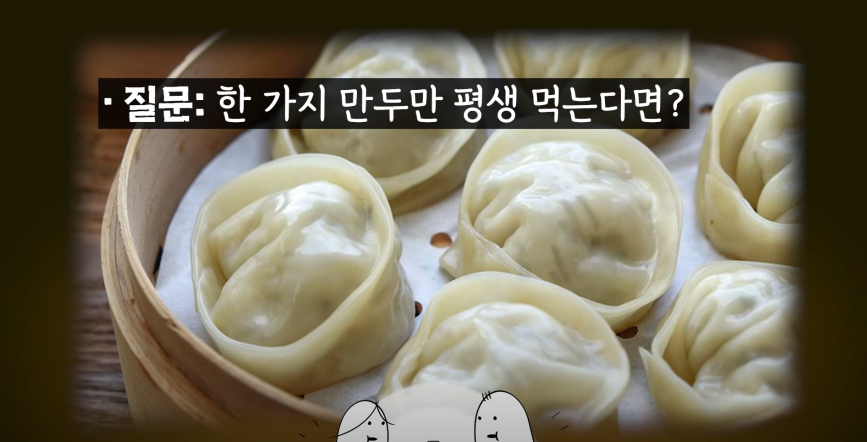
#> input picture Sample_Photos/1.png, 1734 x 884 px (shown at 1/2 size); its folder holds only this picture in this run
$ jupyter execute --allow-errors detection_rev1.ipynb   (shell and % lines are left out)   (older library calls are emulated)
#> lines starting #> are read from the running program, lines starting #| are printed output that depends on the picture; after the words box and inside, x2 and y2 are one past the last pixel; in counts of white or black regions, pixels touching at a corner belong together
#> further down, img_bgr is the input picture: shape (884, 1734, 3); mean B, G, R 88.9, 108.4, 115
[cell 1]
from google.colab import drive
drive.mount('/content/drive')

%cd /content/drive/MyDrive/25-1/ICV/project

[cell 2]
import cv2
from matplotlib import pyplot as plt
import matplotlib.patches as patches
import os

# sample_photos 폴더 내 모든 이미지 파일 경로 리스트로 가져오기
photo_folder = './Sample_Photos'
image_extensions = ('.jpg', '.jpeg', '.png', '.bmp', '.tif', '.tiff')
sorted_filenames = sorted(os.listdir(photo_folder))
photo_list = [
    os.path.join(photo_folder, fname)
    for fname in sorted_filenames
    if fname.lower().endswith(image_extensions)
]

print(f"총 {len(photo_list)}개의 이미지 파일을 찾았습니다.")

[cell 3]
import pytesseract
from pytesseract import Output
import numpy as np

# pytesseract.pytesseract.tesseract_cmd = r'C:\Program Files\Tesseract-OCR\tesseract.exe'
pytesseract.pytesseract.tesseract_cmd = '/usr/bin/tesseract'


def ocr_highlighted_images(highlighted_image_results):
    conf_thresholds = [0, 10, 50]
    psm_modes = {
        "psm6": '--oem 3 --psm 6 -l kor+eng',
        "psm8": '--oem 3 --psm 8 -l kor+eng',
        "psm10": '--oem 3 --psm 10 -l kor+eng'
    }
    all_detected_boxes = []  # 모든 box 정보 저장

    for result in highlighted_image_results:
        highlighted_image = result["highlighted_image"]
        tolerance = result["tolerance"]

        gray = cv2.cvtColor(highlighted_image, cv2.COLOR_RGB2GRAY)
        blurred = cv2.GaussianBlur(gray, (3, 3), 0.01)
        _, binary = cv2.threshold(blurred, 10, 255, cv2.THRESH_BINARY)
        dilated = cv2.dilate(binary, np.ones((2, 2), np.uint8), iterations=1)

        image_height, image_width = dilated.shape

        for conf_threshold in conf_thresholds:
            for label, config in psm_modes.items():
                results = pytesseract.image_to_data(dilated, output_type=Output.DICT, config=config)
                n_boxes = len(results['level'])
                for i in range(n_boxes):
                    text = results['text'][i].strip()
                    conf = int(results['conf'][i])
                    x = results['left'][i]
                    y = results['top'][i]
                    w = results['width'][i]
                    h = results['height'][i]

                    if (conf > conf_threshold and text != '' and
                        x > 0 and y > 0 and x + w < image_width and y + h < image_height):

                        # box 정보 저장
                        all_detected_boxes.append({
                            "tolerance": tolerance,
                            "psm": label,
                            "conf_threshold": conf_threshold,
                            "x": x,
                            "y": y,
                            "w": w,
                            "h": h,
                            "conf": conf,
                            "text": text
                        })
    return all_detected_boxes

# box 크기 조정 및 줄이기
def color_similar(pixel, target_color, tolerance=30):
    return np.all(np.abs(pixel.astype(int) - target_color.astype(int)) <= tolerance)

[cell 4]
# 필요 함수 임포트: ocr_highlighted_images, color_similar
# from your_module import ocr_highlighted_images, color_similar

def extract_target_color(image, crop, target_pixel):
    """
    한 장의 이미지에서 지정된 crop 영역을 잘라내고,
    해당 크롭된 영역 내 지정 픽셀의 RGB 색상(target_color)을 반환합니다.

    Args:
        image (np.ndarray): 원본 이미지 (RGB)
        crop (dict): {'top','bottom','left','right'} 크롭 좌표
        target_pixel (tuple): (y, x) 크롭된 이미지 내 기준 픽셀 좌표

    Returns:
        np.ndarray: target_color (shape=(3,), dtype=int)
    """
#> called with target_pixel = (100, 1048)
    top, bottom = crop['top'], crop['bottom']
    left, right = crop['left'], crop['right']
    cropped = image[top:bottom, left:right]
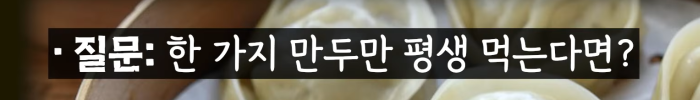
#> cropped: shape (200, 1400, 3) (shown at 1/2 size); mean R, G, B 107.3, 100.5, 86.7
    y, x = target_pixel
    target_color = cropped[y, x].astype(int)
#> target_color = [245, 246, 242]
    return target_color


def make_subtitle_mask_and_box(image, crop, target_color, tolerance):
    """
    한 장의 이미지에서 지정된 crop 영역 내에서
    target_color ± tolerance 범위로 mask를 만들고,
    OCR 후보 박스 및 이후 각종 필터링과 확장을 통해
    전체 이미지 좌표 기준의 mask_bbox와 bbox를 반환합니다.

    Args:
        image (np.ndarray): 원본 이미지 (RGB)
        crop (dict): {'top','bottom','left','right'} 크롭 좌표
        target_color (np.ndarray): 추출된 자막 색상
        tolerance (int): 색상 허용 오차

    Returns:
        dict: {
            'mask_bbox': np.ndarray,  # 전체 이미지 크기의 이진 마스크
            'bbox': tuple or None,    # 전체 이미지 좌표계 바운딩 박스
        }
    """
#> called with target_color = array of shape (3,), tolerance = 50
    # 1) 크롭된 이미지 영역
    top, bottom = crop['top'], crop['bottom']
    left, right = crop['left'], crop['right']
    cropped = image[top:bottom, left:right]

    # 2) 색상 기반 크롭 마스크 생성
    highlighted_images = []
    for tol in range(5, 51, 5):
        # mask/highlight 생성 코드 (tolerance=tol)
        lower = np.clip(target_color - tol, 0, 255)
        upper = np.clip(target_color + tol, 0, 255)
        mask_crop = cv2.inRange(cv2.cvtColor(cropped, cv2.COLOR_RGB2BGR),
                          lower[::-1], upper[::-1])
        highlighted = np.zeros_like(cropped)
        highlighted[mask_crop == 255] = [255,255,255]

        highlighted_images.append({
            'tolerance': tol,
            'highlighted_image': highlighted,
        })
#> this loop made 10 passes
#> (lower, upper) on passes 1 to 8: ([240, 241, 237], [250, 251, 247]), ([235, 236, 232], [255, 255, 252]), ([230, 231, 227], [255, 255, 255]), ([225, 226, 222], [255, 255, 255]), ([220, 221, 217], [255, 255, 255]), ([215, 216, 212], [255, 255, 255]), ([210, 211, 207], [255, 255, 255]), ([205, 206, 202], [255, 255, 255])
#> pass 1, in make_subtitle_mask_and_box, `mask_crop = cv2.inRange(cv2.cvtColor(cropped, cv2.COLOR_RGB2BGR), lowe..`:
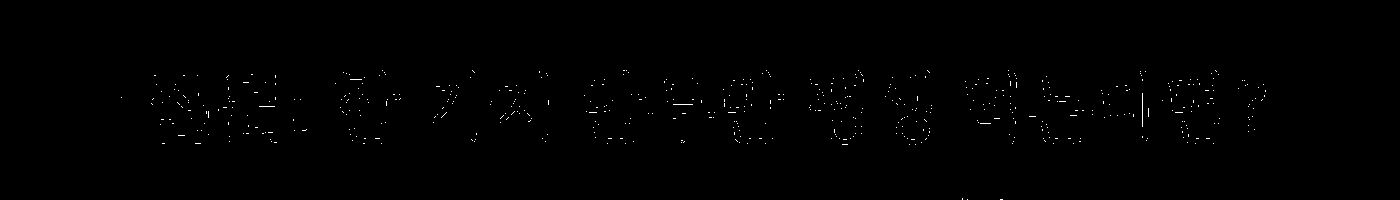
#> mask_crop: shape (200, 1400); 0.36% white in thin lines or dots, all inside (x1, y1, x2, y2) = (121, 70, 1266, 200)
#> pass 2, in make_subtitle_mask_and_box, `mask_crop = cv2.inRange(cv2.cvtColor(cropped, cv2.COLOR_RGB2BGR), lowe..`:
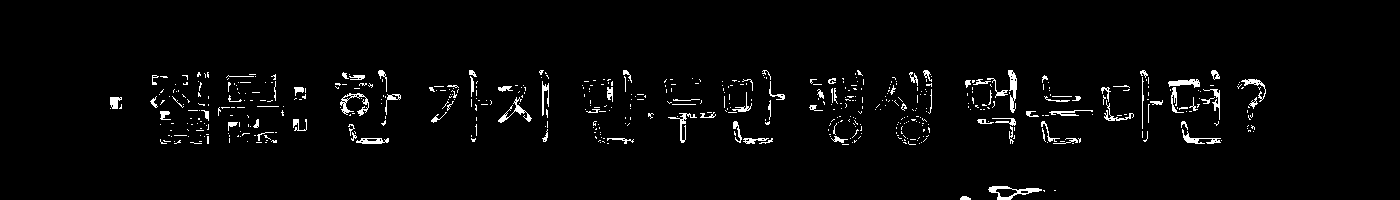
#> mask_crop: shape (200, 1400); 2.6% white in thin lines or dots, all inside (x1, y1, x2, y2) = (110, 70, 1266, 200)
#> pass 3, in make_subtitle_mask_and_box, `mask_crop = cv2.inRange(cv2.cvtColor(cropped, cv2.COLOR_RGB2BGR), lowe..`:
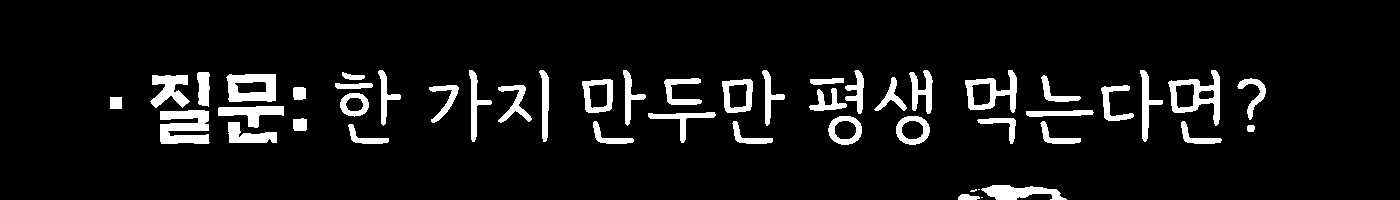
#> mask_crop: shape (200, 1400); 7.3% white; 49 white regions (3 under 20 px), largest, box (x1, y1, x2, y2) and area: (160, 110, 210, 144) 1293, (1168, 70, 1220, 126) 1050, (226, 74, 276, 102) 1019
#> after the loop:
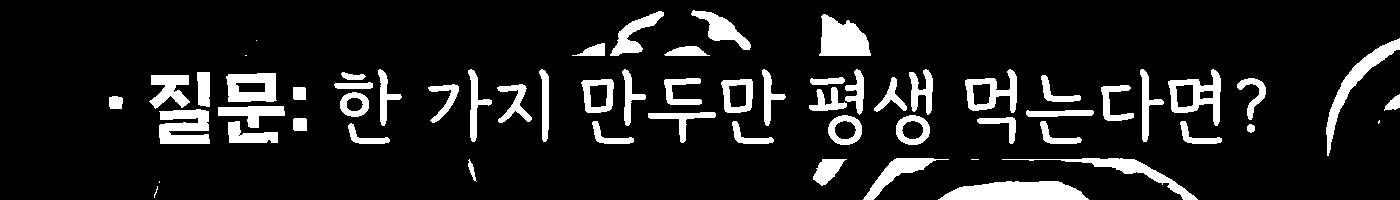
#> highlighted: shape (200, 1400, 3); 11.5% white; 62 white regions (6 under 20 px), largest, box (x1, y1, x2, y2) and area: (938, 181, 1089, 200) 2201, (819, 14, 871, 56) 1554, (1326, 38, 1400, 156) 1447
#> after the loop, highlighted_images = 10 items

    # 3) OCR 후보 박스 생성
    candidates = ocr_highlighted_images(highlighted_images)
#> the loop in ocr_highlighted_images, `for result in highlighted_image_results:` made 1 pass
#> (tolerance, image_height, image_width) on pass 1: (5, 200, 1400)
#> pass 1, in ocr_highlighted_images, `dilated = cv2.dilate(binary, np.ones((2, 2), np.uint8), iterations=1)`:
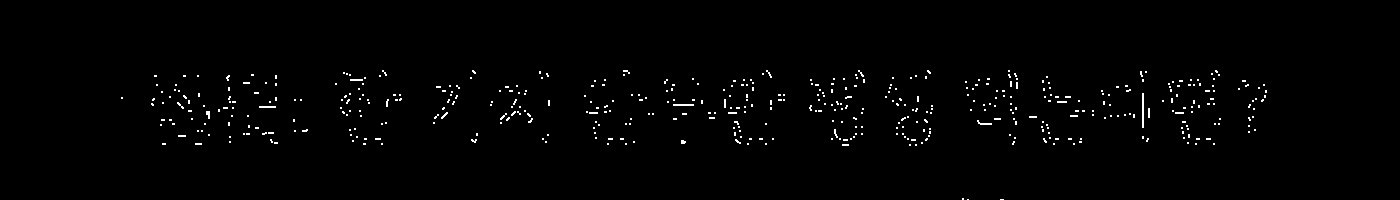
#> dilated: shape (200, 1400); 1.1% white in thin lines or dots, all inside (x1, y1, x2, y2) = (121, 70, 1267, 200)
#> after the loop in ocr_highlighted_images, `for result in highlighted_image_results:`: all_detected_boxes = []

    # 4) color_similar 기반 첫 트리밍
    trimmed = []
    for box in candidates:
        x0, y0, w, h = box['x'], box['y'], box['w'], box['h']
        x_min, y_min = x0, y0
        x_max, y_max = x0 + w, y0 + h
        # 위쪽 트리밍
        for yy in range(y_min, y_max):
            if np.any([color_similar(p, target_color, tolerance=30) for p in cropped[yy, x_min:x_max]]):
                y_min = yy; break
        # 아래쪽 트리밍
        for yy in range(y_max-1, y_min-1, -1):
            if np.any([color_similar(p, target_color, tolerance=30) for p in cropped[yy, x_min:x_max]]):
                y_max = yy + 1; break
        # 왼쪽 트리밍
        for xx in range(x_min, x_max):
            if np.any([color_similar(p, target_color, tolerance=30) for p in cropped[y_min:y_max, xx]]):
                x_min = xx; break
        # 오른쪽 트리밍
        for xx in range(x_max-1, x_min-1, -1):
            if np.any([color_similar(p, target_color, tolerance=30) for p in cropped[y_min:y_max, xx]]):
                x_max = xx + 1; break
        if x_max > x_min and y_max > y_min:
            trimmed.append({'x': x_min, 'y': y_min, 'w': x_max-x_min, 'h': y_max-y_min})

    # 5) 최빈 높이 필터링
    heights = [b['h'] for b in trimmed]
    if heights:
        hist_h, bins_h = np.histogram(heights, bins=20)
        i_h = hist_h.argmax(); h_lo, h_hi = bins_h[i_h], bins_h[i_h+1]
        mode_h = [b for b in trimmed if h_lo <= b['h'] <= h_hi]
    else:
        mode_h = []

    # 6) 최빈 너비 필터링
    x_edges = []
    for b in mode_h:
        x_edges += [b['x'], b['x'] + b['w']]

    if x_edges:
        # 히스토그램 계산
        hist_x, bins_x = np.histogram(x_edges, bins=40)
        # 박스 수
        sample_count = len(x_edges) // 2
        threshold = sample_count / 10

        filtered = []
        for bin_idx, count in enumerate(hist_x):
            if count > threshold:
                bin_left  = bins_x[bin_idx]
                bin_right = bins_x[bin_idx + 1]
                for b in mode_h:
                    x0, x1 = b['x'], b['x'] + b['w']
                    if (bin_left <= x0 < bin_right) or (bin_left <= x1 < bin_right):
                        filtered.append(b)
        # 중복 제거
        mode_xy = list({id(b): b for b in filtered}.values())
    else:
        mode_xy = []

    # 7) 통합 박스 및 gradient 확장
    if not mode_xy:
        return {'mask_bbox': None, 'bbox': None}
    xs = [x for b in mode_xy for x in (b['x'], b['x'] + b['w'])]
    ys = [y for b in mode_xy for y in (b['y'], b['y'] + b['h'])]

    margin = 5
    cx_min = max(0, min(xs) - margin)
    cy_min = max(0, min(ys) - margin)
    cx_max = min(cropped.shape[1], max(xs) + margin)
    cy_max = min(cropped.shape[0], max(ys) + margin)
    #
    gray = cv2.cvtColor(cropped, cv2.COLOR_RGB2GRAY)
    sob_x = cv2.Sobel(gray, cv2.CV_64F, 1, 0, 3)
    sob_y = cv2.Sobel(gray, cv2.CV_64F, 0, 1, 3)
    grad = np.sqrt(sob_x**2 + sob_y**2)
    max_expand = 40
    gradient_threshold = 60
    et = eb = el = er = 0

    for i in range(1, max_expand):
        y_line = cy_min - i
        if y_line < 0: break
        if grad[y_line, cx_min:cx_max].mean() >= gradient_threshold:
            et = i; break
    for i in range(1, max_expand):
        y_line = cy_max + i
        if y_line >= grad.shape[0]: break
        if grad[y_line, cx_min:cx_max].mean() >= gradient_threshold:
            eb = i; break
    for i in range(1, max_expand):
        x_line = cx_min - i
        if x_line < 0: break
        if grad[cy_min:cy_max, x_line].mean() >= gradient_threshold:
            el = i; break
    for i in range(1, max_expand):
        x_line = cx_max + i
        if x_line >= grad.shape[1]: break
        if grad[cy_min:cy_max, x_line].mean() >= gradient_threshold:
            er = i; break
    cx_min = max(0, cx_min - el)
    cy_min = max(0, cy_min - et)
    cx_max = min(cropped.shape[1], cx_max + er)
    cy_max = min(cropped.shape[0], cy_max + eb)

    # 8) 전체 이미지 좌표로 변환
    x_min_all, y_min_all = cx_min + left, cy_min + top
    x_max_all, y_max_all = cx_max + left, cy_max + top
    bbox = (x_min_all, y_min_all, x_max_all, y_max_all)

    # 9) bbox 영역만 포함하는 mask_bbox 생성
    mask_bbox = np.zeros_like(image[:, :, 0], dtype=np.uint8)
    mask_bbox[y_min_all:y_max_all, x_min_all:x_max_all] = mask_crop[cy_min:cy_max, cx_min:cx_max]

    return {'mask_bbox': mask_bbox, 'bbox': bbox}

[cell 5]
crop_list = [
    {"top": 100, "bottom": 300, "left": 100, "right": 1500},
    {"top": 800, "bottom": 900, "left": 100, "right": 1600},
    {"top": 800, "bottom": 950, "left": 100, "right": 1600},
    {"top": 800, "bottom": 950, "left": 100, "right": 1600},
    {"top": 800, "bottom": 950, "left": 100, "right": 1600},
    {"top": 800, "bottom": 950, "left": 100, "right": 1600},
    {"top": 800, "bottom": 950, "left": 100, "right": 1600},
    {"top": 1000, "bottom": 1200, "left": 100, "right": 2450},
    {"top": 1000, "bottom": 1200, "left": 100, "right": 2450}
]
target_pixel_list = [
    (100, 1048),
    (54, 1000),
    (50, 1000),
    (102, 1000),
    (80, 996),
    (80, 700),
    (80, 700),
    (100, 1006),
    (99, 975)
    ]

[cell 6]
# Assuming extract_target_color and make_subtitle_mask_and_box are already defined in the notebook

num_images = 9
fig, axes = plt.subplots(num_images, 3, figsize=(12, 4 * num_images))

#> (the rest of this cell did not finish here and is left out)
